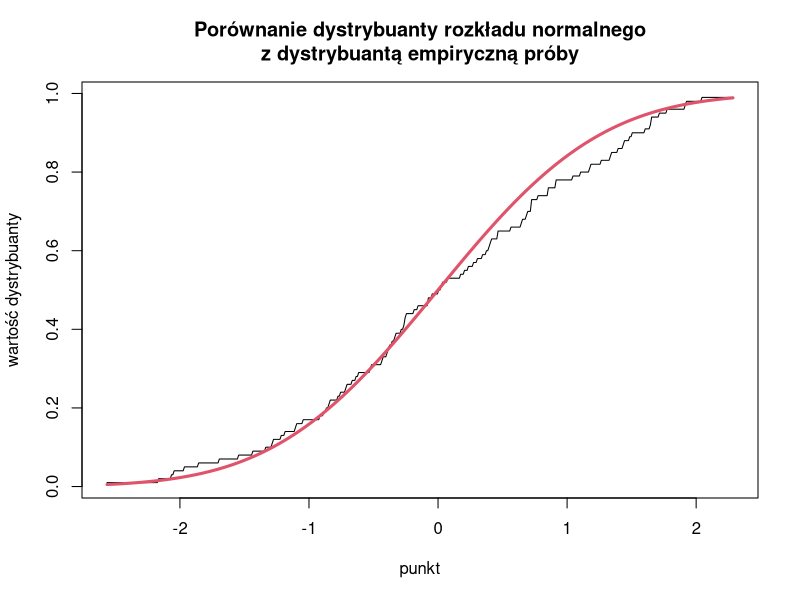
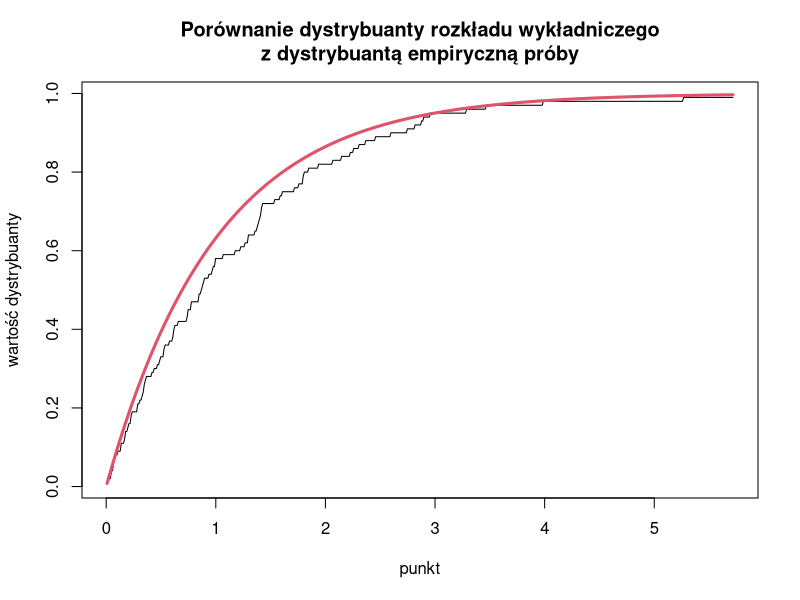
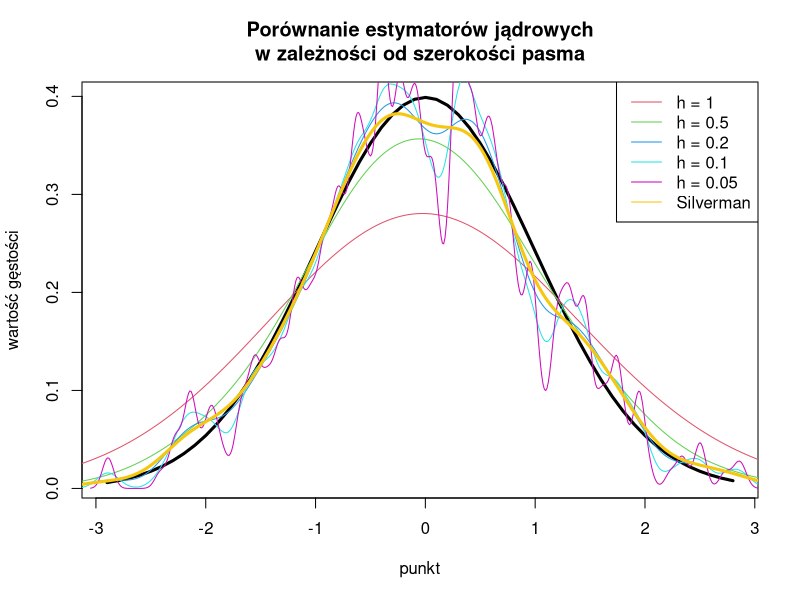
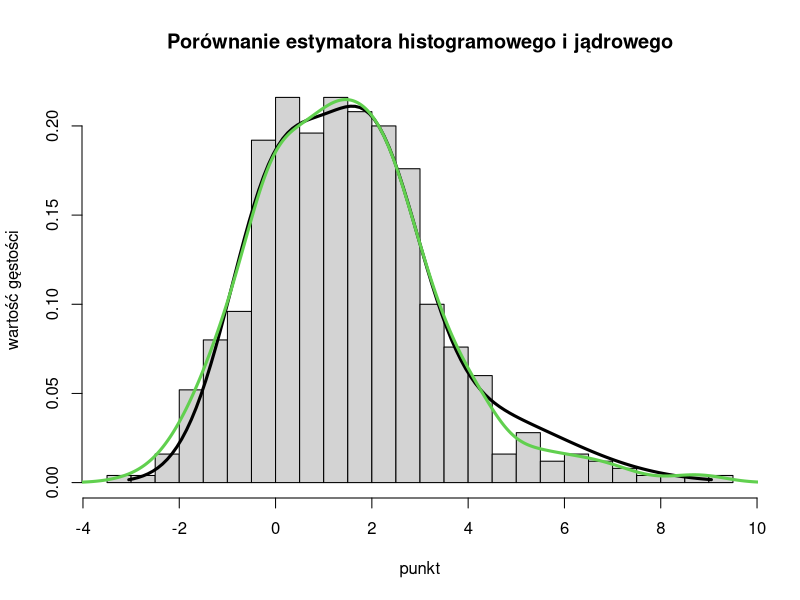

Reproduce these figures in R, in order.
# problem 1

sample.cdf <- function(s, x) {
	return(sum(s <= x))
}

sample.size <- 100

png("norm_cdf.png")
norm.sample <- rnorm(sample.size)
x.values <- seq(min(norm.sample), max(norm.sample), by = 0.01)
plot(x.values, sapply(x.values, sample.cdf, s = norm.sample) / sample.size, main = "Porównanie dystrybuanty rozkładu normalnego\nz dystrybuantą empiryczną próby", ylab = "wartość dystrybuanty", xlab = "punkt", type = "l")
lines(x.values, pnorm(x.values), lwd = 3, col = 2)
dev.off()

png("exp_cdf.png")
exp.sample <- rexp(sample.size)
x.values <- seq(min(exp.sample), max(exp.sample), by = 0.01)
plot(x.values, sapply(x.values, sample.cdf, s = exp.sample) / sample.size, main = "Porównanie dystrybuanty rozkładu wykładniczego\nz dystrybuantą empiryczną próby", ylab = "wartość dystrybuanty", xlab = "punkt", type = "l")
lines(x.values, pexp(x.values), lwd = 3, col = 2)
dev.off()

# problem 2

sample.size <- 100
no.reps <- 1000
alpha <- 0.05
eps <- sqrt(log(2 / alpha) / 2 / sample.size)

norm.confidence <- 0
exp.confidence <- 0

for (i in 1:no.reps) {
	norm.sample <- rnorm(sample.size)
	norm.ecdf <- ecdf(norm.sample)
	if (all(abs(norm.ecdf(norm.sample) - pnorm(norm.sample)) <= eps)) {
		norm.confidence <- norm.confidence + 1
	}

	exp.sample <- rexp(sample.size)
	exp.ecdf <- ecdf(exp.sample)
	if (all(abs(exp.ecdf(exp.sample) - pexp(exp.sample)) <= eps)) {
		exp.confidence <- exp.confidence + 1
	}
}
norm.confidence
exp.confidence

# problem 3

sample.size <- 500

norm.sample <- rnorm(sample.size)
silverman.bw <- 0.9 * min(sd(norm.sample, IQR(norm.sample) / 1.34)) * sample.size^(-1/5)
x.values <- seq(min(norm.sample), max(norm.sample), by = 0.1)

png("kernel.png")
plot(x.values, dnorm(x.values), type = "l", lwd = 3, main = "Porównanie estymatorów jądrowych\nw zależności od szerokości pasma", xlab = "punkt", ylab = "wartość gęstości")
d1 <- density(norm.sample, bw = 1)
lines(d1, col = 2)
d2 <- density(norm.sample, bw = 0.5)
lines(d2, col = 3)
d3 <- density(norm.sample, bw = 0.2)
lines(d3, col = 4)
d4 <- density(norm.sample, bw = 0.1)
lines(d4, col = 5)
d5 <- density(norm.sample, bw = 0.05)
lines(d5, col = 6)
d6 <- density(norm.sample, bw = silverman.bw)
lines(d6, col = 7, lwd = 3)
legend(x = "topright", legend = c("h = 1", "h = 0.5", "h = 0.2", "h = 0.1", "h = 0.05", "Silverman"), lty = c(1, 1, 1, 1, 1, 1), col = c(2, 3, 4, 5, 6, 7))
dev.off()

# problem 4

sample.size <- 500

rmix <- function(n) {
	mix.sample <- c()
	for (i in 1:n) {
		r <- runif(1)
		if (r < 0.4) {
			mix.sample <- c(mix.sample, rnorm(1))
		} else if (r < 0.8) {
			mix.sample <- c(mix.sample, rnorm(1, mean = 2, sd = 1))
		} else {
			mix.sample <- c(mix.sample, rnorm(1, mean = 4, sd = 2))
		}
	}
	return(mix.sample)
}

mix.sample <- rmix(sample.size)

x.values <- seq(min(mix.sample), max(mix.sample), by = 0.1)
png("mix.png")
hist(mix.sample, breaks = "Freedman-Diaconis", main = "Porównanie estymatora histogramowego i jądrowego", xlab = "punkt", ylab = "wartość gęstości", probability = TRUE)
lines(x.values, 0.4 * dnorm(x.values) + 0.4 * dnorm(x.values, mean = 2, sd = 1) + 0.2 * dnorm(x.values, mean = 4, sd = 2), type = "l", lwd = 3)
silverman.bw <- 0.9 * min(sd(mix.sample, IQR(mix.sample) / 1.34)) * sample.size^(-1/5)
d <- density(mix.sample, bw = silverman.bw)
lines(d, col = 3, lwd = 3)
dev.off()

help("hist")
